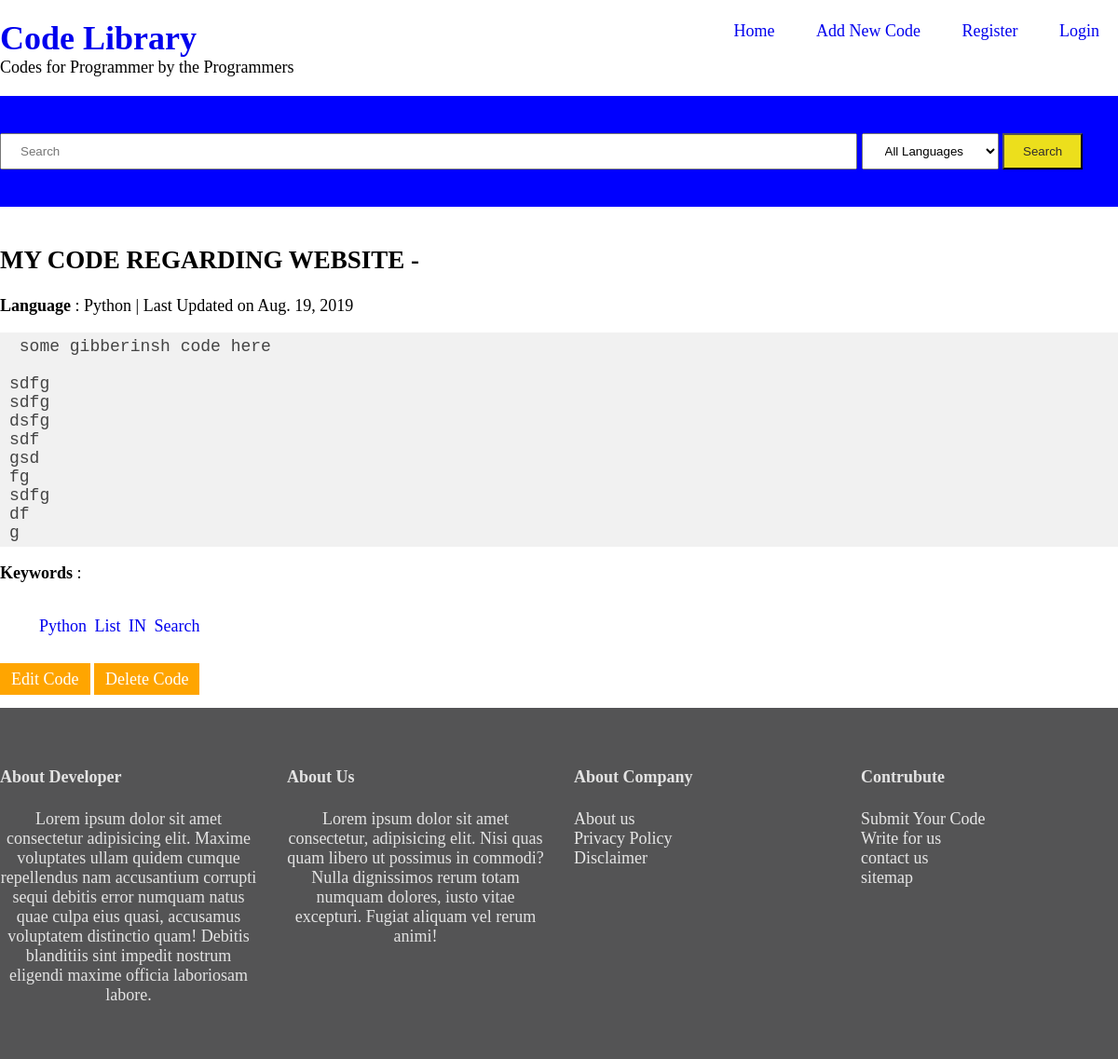
Screenshot of /20/ with the database file from the repository.
### library/models.py (models this page shows, shortened)
class code(models.Model):
    STATUS = [('Dr', 'Draft'), ('Pub', 'Published')]
    language = models.ForeignKey('language', on_delete=models.CASCADE)
    title = models.CharField(max_length=250)
    code = models.TextField()
    keywords = TaggableManager()
    status = models.CharField(max_length=20, choices=STATUS, default='Dr')
    submitted_on = models.DateField(auto_now=True)
    updated_on = models.DateField(auto_now=False)
    author = models.ForeignKey(User, default=1, on_delete=models.CASCADE)

class language(models.Model):
    language = models.CharField(max_length=30)
    def __str__(self):
        return self.language

### library/views.py (the view)
# urls.py: path('<int:pk>/', singlecode, name="singlecode"),
def singlecode(request, pk):
    post = code.objects.get(pk=pk)
    return render(request, "library/single.html", {'post': post})

### library/templates/library/single.html (shortened to what this page needs)
{% extends 'library/base.html' %}
    {% block content %}
        <h2>{{post.title|upper}} - </h2>
        <p> <strong> Language </strong> : {{post.language}} | Last Updated on {{post.updated_on}} </p>
        <pre> {{post.code}} </pre>
        <p>
            <strong> Keywords </strong> :
                <span class="meta-tag">
                    <ul class="tags">
                                {% for tag in post.keywords.all %}
                                    <li><a href ="{% url 'taglist' tag.slug %}">{{ tag.name }}</a></li>
                                {% endfor %}
                            </ul>
                </span>
        </p>
        <a class="button" href="{% url 'update' post.pk %}"> Edit Code</a>
        <a class="button" href="{% url 'delete' post.pk %}"> Delete Code </a>
    {% endblock content %}

### library/static/css/style.css (style rules this page uses)
body { margin: 0; padding: 0; font-size: 18px; height: 100vh; }
a { text-decoration: none; }
pre { background: #f1f1f1; color: #444; padding: 5px 10px; }
.code li { padding: 10px 0; }
.button { padding: 5px 10px; background: orange; color: white; border: 2px solid transparent; }
.meta-tag { color: #f37f7f; }
ul.tags { list-style-type: none; display: inline-block; }
ul.tags li { display: inline-block; padding: 0px 2px; }

### rows the page displays
code: title "MY CODE REGARDING WEBSITE", language "Python", updated_on "Aug. 19, 2019", code "some gibberinsh code here sdfg sdfg dsfg sdf gsd fg sdfg df g"
Tag: name "Python"
Tag: name "List"
Tag: name "IN"
Tag: name "Search"
